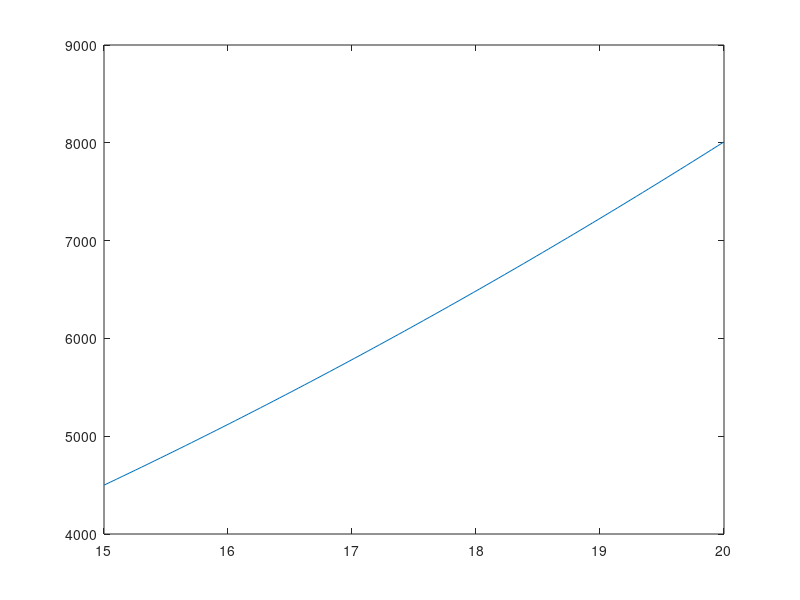

MATLAB code to generate this figure:
clear
clc

function y=f(d)
y = (2*0.04*d.^(5/2))/5+0.5*40*d.^2-0.095*9.81*d-0.095*9.81*0.43
end

function yaksen=turunan(d)
yaksen=0.04*d.^(3/2)+40*d-0.095*9.81;
end

d=linspace(15,20);
plot(d,f(d));
itermaks= 1000;
epsilon= 10^(-20);
dlama=16.15;
for k= 1:itermaks;
    dbaru=dlama-(f(dlama)/turunan(dlama));
    if abs(dbaru-dlama) < epsilon;
        break;
end
dlama=dbaru
end
